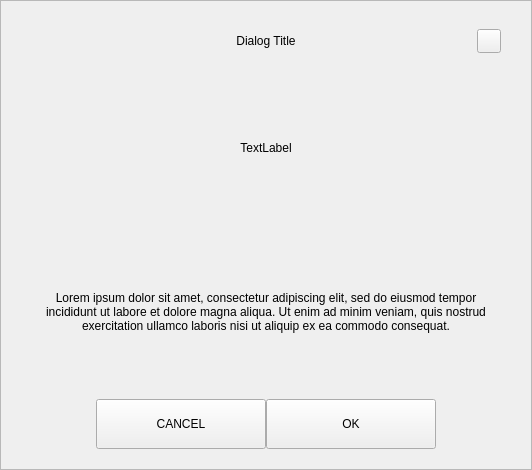
<?xml version="1.0" encoding="UTF-8"?>
<ui version="4.0">
 <class>DefaultDialog</class>
 <widget class="QWidget" name="DefaultDialog">
  <property name="geometry">
   <rect>
    <x>0</x>
    <y>0</y>
    <width>532</width>
    <height>470</height>
   </rect>
  </property>
  <property name="windowTitle">
   <string>Form</string>
  </property>
  <layout class="QVBoxLayout" name="verticalLayout_3">
   <property name="spacing">
    <number>0</number>
   </property>
   <property name="leftMargin">
    <number>0</number>
   </property>
   <property name="topMargin">
    <number>0</number>
   </property>
   <property name="rightMargin">
    <number>0</number>
   </property>
   <property name="bottomMargin">
    <number>0</number>
   </property>
   <item>
    <widget class="QFrame" name="frame">
     <property name="styleSheet">
      <string notr="true"/>
     </property>
     <property name="frameShape">
      <enum>QFrame::StyledPanel</enum>
     </property>
     <property name="frameShadow">
      <enum>QFrame::Raised</enum>
     </property>
     <layout class="QVBoxLayout" name="verticalLayout_2">
      <property name="spacing">
       <number>0</number>
      </property>
      <property name="leftMargin">
       <number>30</number>
      </property>
      <property name="topMargin">
       <number>20</number>
      </property>
      <property name="rightMargin">
       <number>30</number>
      </property>
      <property name="bottomMargin">
       <number>20</number>
      </property>
      <item>
       <layout class="QHBoxLayout" name="horizontalLayout_3">
        <property name="spacing">
         <number>0</number>
        </property>
        <item>
         <spacer name="horizontalSpacer_21">
          <property name="orientation">
           <enum>Qt::Horizontal</enum>
          </property>
          <property name="sizeHint" stdset="0">
           <size>
            <width>40</width>
            <height>20</height>
           </size>
          </property>
         </spacer>
        </item>
        <item>
         <widget class="QLabel" name="labelTitle">
          <property name="minimumSize">
           <size>
            <width>0</width>
            <height>40</height>
           </size>
          </property>
          <property name="maximumSize">
           <size>
            <width>16777215</width>
            <height>40</height>
           </size>
          </property>
          <property name="styleSheet">
           <string notr="true">padding-left:24px;</string>
          </property>
          <property name="text">
           <string notr="true">Dialog Title</string>
          </property>
          <property name="alignment">
           <set>Qt::AlignCenter</set>
          </property>
          <property name="margin">
           <number>7</number>
          </property>
         </widget>
        </item>
        <item>
         <spacer name="horizontalSpacer">
          <property name="orientation">
           <enum>Qt::Horizontal</enum>
          </property>
          <property name="sizeHint" stdset="0">
           <size>
            <width>40</width>
            <height>20</height>
           </size>
          </property>
         </spacer>
        </item>
        <item>
         <widget class="QPushButton" name="btnEsc">
          <property name="minimumSize">
           <size>
            <width>24</width>
            <height>24</height>
           </size>
          </property>
          <property name="maximumSize">
           <size>
            <width>24</width>
            <height>24</height>
           </size>
          </property>
          <property name="focusPolicy">
           <enum>Qt::NoFocus</enum>
          </property>
          <property name="text">
           <string/>
          </property>
         </widget>
        </item>
       </layout>
      </item>
      <item>
       <spacer name="verticalSpacer">
        <property name="orientation">
         <enum>Qt::Vertical</enum>
        </property>
        <property name="sizeType">
         <enum>QSizePolicy::Fixed</enum>
        </property>
        <property name="sizeHint" stdset="0">
         <size>
          <width>20</width>
          <height>10</height>
         </size>
        </property>
       </spacer>
      </item>
      <item>
       <widget class="QLabel" name="labelOtp">
        <property name="text">
         <string>TextLabel</string>
        </property>
        <property name="alignment">
         <set>Qt::AlignCenter</set>
        </property>
       </widget>
      </item>
      <item>
       <spacer name="verticalSpacer_2">
        <property name="orientation">
         <enum>Qt::Vertical</enum>
        </property>
        <property name="sizeType">
         <enum>QSizePolicy::Fixed</enum>
        </property>
        <property name="sizeHint" stdset="0">
         <size>
          <width>20</width>
          <height>10</height>
         </size>
        </property>
       </spacer>
      </item>
      <item>
       <widget class="QLabel" name="labelMessage">
        <property name="text">
         <string notr="true">Lorem ipsum dolor sit amet, consectetur adipiscing elit, sed do eiusmod tempor incididunt ut labore et dolore magna aliqua. Ut enim ad minim veniam, quis nostrud exercitation ullamco laboris nisi ut aliquip ex ea commodo consequat.</string>
        </property>
        <property name="alignment">
         <set>Qt::AlignCenter</set>
        </property>
        <property name="wordWrap">
         <bool>true</bool>
        </property>
       </widget>
      </item>
      <item>
       <spacer name="verticalSpacer_3">
        <property name="orientation">
         <enum>Qt::Vertical</enum>
        </property>
        <property name="sizeType">
         <enum>QSizePolicy::Fixed</enum>
        </property>
        <property name="sizeHint" stdset="0">
         <size>
          <width>20</width>
          <height>10</height>
         </size>
        </property>
       </spacer>
      </item>
      <item>
       <layout class="QHBoxLayout" name="horizontalLayout" stretch="0,3,3,0">
        <item>
         <spacer name="horizontalSpacer11">
          <property name="orientation">
           <enum>Qt::Horizontal</enum>
          </property>
          <property name="sizeHint" stdset="0">
           <size>
            <width>40</width>
            <height>20</height>
           </size>
          </property>
         </spacer>
        </item>
        <item>
         <widget class="QPushButton" name="btnCancel">
          <property name="minimumSize">
           <size>
            <width>170</width>
            <height>50</height>
           </size>
          </property>
          <property name="maximumSize">
           <size>
            <width>170</width>
            <height>16777215</height>
           </size>
          </property>
          <property name="focusPolicy">
           <enum>Qt::NoFocus</enum>
          </property>
          <property name="text">
           <string>CANCEL</string>
          </property>
         </widget>
        </item>
        <item>
         <widget class="QPushButton" name="btnSave">
          <property name="minimumSize">
           <size>
            <width>170</width>
            <height>50</height>
           </size>
          </property>
          <property name="maximumSize">
           <size>
            <width>170</width>
            <height>16777215</height>
           </size>
          </property>
          <property name="focusPolicy">
           <enum>Qt::NoFocus</enum>
          </property>
          <property name="text">
           <string>OK</string>
          </property>
         </widget>
        </item>
        <item>
         <spacer name="horizontalSpacer_2">
          <property name="orientation">
           <enum>Qt::Horizontal</enum>
          </property>
          <property name="sizeHint" stdset="0">
           <size>
            <width>40</width>
            <height>20</height>
           </size>
          </property>
         </spacer>
        </item>
       </layout>
      </item>
     </layout>
    </widget>
   </item>
  </layout>
 </widget>
 <resources/>
 <connections/>
</ui>
